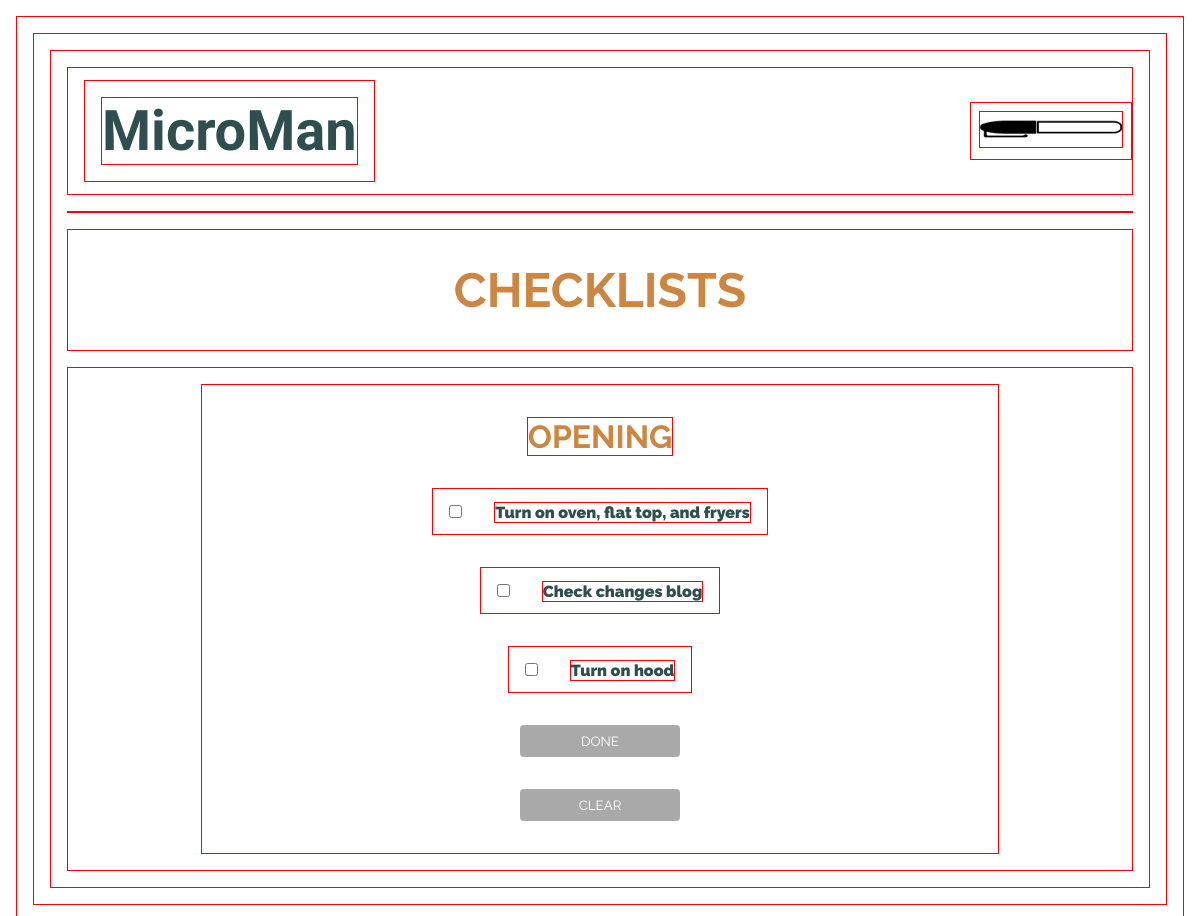
Page /checklist/opening/ on the committed database.
### base/models.py (models this page shows, shortened)
class Task(models.Model):
  user = models.ForeignKey(CustomUser, related_name='task', on_delete=models.SET_NULL, null=True)
  shift_lists = (
    ('Opening', 'Opening'),
    ('Closing', 'Closing'),
    ('Mid', 'Mid')
  )
  shift = models.CharField(max_length=7, choices=shift_lists)
  name = models.CharField(max_length=200)
  checked = models.BooleanField(null=True)
  updated = models.DateTimeField(auto_now=True)
  created = models.DateTimeField(auto_now_add=True)

### base/views.py (the view)
# urls.py: path('checklist/opening/', views.opening, name='opening'),
def opening(request):
    tasks = Task.objects.all()
    context = {'tasks': tasks}
    return render(request, 'opening.html', context)

### templates/opening.html (shortened to what this page needs)
{% extends 'main.html' %}
{% load static %}
{% block content %}
<h2 class='h2-header'>CHECKLISTS</h2>
<div id='checklists-container'>
  <div class='checklist-div'>
    <h2>OPENING</h2>
    {% for task in tasks %}
      {% if task.shift == 'Opening' %}
    <p><input type="checkbox" id="{{ task.name }}" name="{{ task.name }}" value="{{ task.checked }}">
    <label for="{{ task.name }}">{{ task.name }}</label></p>
      {% endif %}
    {% endfor %}
    <button type='submit'>DONE</button>
    <button type='submit'>CLEAR</button>
  </div>
</div>
{% endblock content %}

### static/base/styles.css (style rules this page uses)
* { margin: 0; padding: 0; box-sizing: border-box; margin: 1rem; border: 1px solid red; }
body { font-family: 'Raleway', sans-serif; background-color:white; color:darkslategray; font-weight: 900; }
.h2-header { font-size: 3rem; text-align: center; padding: 2rem; }
h2 { color:peru; font-size: 2rem; }
button { background-color: darkgray; color: white; font-family: 'Raleway', sans-serif; padding: .5rem; border: none; border-radius: .25rem; }
#checklists-container { display: flex; flex-direction: column; align-items: center; }
.checklist-div { width: 75%; display: flex; flex-direction: column; align-items: center; padding: 1rem; }
.checklist-div button { justify-content: center; width: 10rem; }

### rows in the picture
Task: name "Turn on oven, flat top, and fryers"
Task: name "Check changes blog"
Task: name "Turn on hood"
